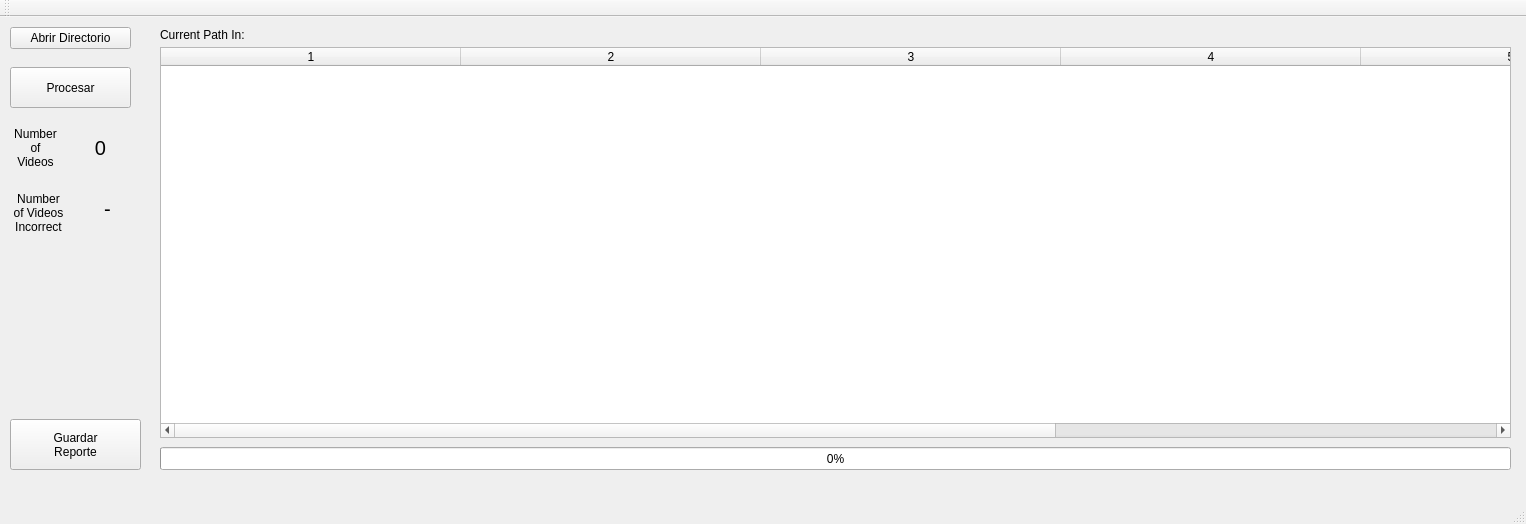
<?xml version="1.0" encoding="UTF-8"?>
<ui version="4.0">
 <class>MainWindow</class>
 <widget class="QMainWindow" name="MainWindow">
  <property name="geometry">
   <rect>
    <x>0</x>
    <y>0</y>
    <width>1526</width>
    <height>524</height>
   </rect>
  </property>
  <property name="windowTitle">
   <string>Video Codec</string>
  </property>
  <widget class="QWidget" name="centralWidget">
   <widget class="QPushButton" name="pushButton">
    <property name="geometry">
     <rect>
      <x>10</x>
      <y>10</y>
      <width>121</width>
      <height>22</height>
     </rect>
    </property>
    <property name="text">
     <string>Abrir Directorio</string>
    </property>
   </widget>
   <widget class="QTableWidget" name="tableWidget">
    <property name="geometry">
     <rect>
      <x>160</x>
      <y>30</y>
      <width>1351</width>
      <height>391</height>
     </rect>
    </property>
    <property name="alternatingRowColors">
     <bool>true</bool>
    </property>
    <property name="sortingEnabled">
     <bool>true</bool>
    </property>
    <property name="columnCount">
     <number>6</number>
    </property>
    <attribute name="horizontalHeaderCascadingSectionResizes">
     <bool>false</bool>
    </attribute>
    <attribute name="horizontalHeaderMinimumSectionSize">
     <number>300</number>
    </attribute>
    <attribute name="horizontalHeaderStretchLastSection">
     <bool>false</bool>
    </attribute>
    <column/>
    <column/>
    <column/>
    <column/>
    <column/>
    <column/>
   </widget>
   <widget class="QLabel" name="labelCurrentPathIn">
    <property name="geometry">
     <rect>
      <x>160</x>
      <y>10</y>
      <width>761</width>
      <height>16</height>
     </rect>
    </property>
    <property name="text">
     <string>Current Path In:</string>
    </property>
   </widget>
   <widget class="QProgressBar" name="progressBar">
    <property name="geometry">
     <rect>
      <x>160</x>
      <y>430</y>
      <width>1351</width>
      <height>23</height>
     </rect>
    </property>
    <property name="value">
     <number>0</number>
    </property>
   </widget>
   <widget class="QPushButton" name="pushButtonProcesar">
    <property name="geometry">
     <rect>
      <x>10</x>
      <y>50</y>
      <width>121</width>
      <height>41</height>
     </rect>
    </property>
    <property name="text">
     <string>Procesar</string>
    </property>
   </widget>
   <widget class="QPushButton" name="pushButton_2">
    <property name="geometry">
     <rect>
      <x>10</x>
      <y>402</y>
      <width>131</width>
      <height>51</height>
     </rect>
    </property>
    <property name="text">
     <string>Guardar
Reporte</string>
    </property>
   </widget>
   <widget class="QLabel" name="labelNumberOfVideos">
    <property name="geometry">
     <rect>
      <x>70</x>
      <y>110</y>
      <width>61</width>
      <height>41</height>
     </rect>
    </property>
    <property name="font">
     <font>
      <pointsize>15</pointsize>
     </font>
    </property>
    <property name="text">
     <string>0</string>
    </property>
    <property name="alignment">
     <set>Qt::AlignCenter</set>
    </property>
   </widget>
   <widget class="QLabel" name="labelNumberOfVideosStr">
    <property name="geometry">
     <rect>
      <x>10</x>
      <y>110</y>
      <width>51</width>
      <height>41</height>
     </rect>
    </property>
    <property name="text">
     <string>Number
of
Videos</string>
    </property>
    <property name="alignment">
     <set>Qt::AlignCenter</set>
    </property>
   </widget>
   <widget class="QLabel" name="labelNumberOfVideosIncorrectStr">
    <property name="geometry">
     <rect>
      <x>9</x>
      <y>170</y>
      <width>59</width>
      <height>51</height>
     </rect>
    </property>
    <property name="text">
     <string>Number
of Videos
Incorrect</string>
    </property>
    <property name="alignment">
     <set>Qt::AlignCenter</set>
    </property>
   </widget>
   <widget class="QLabel" name="labelNumberOfVideosIncorrect">
    <property name="geometry">
     <rect>
      <x>77</x>
      <y>171</y>
      <width>61</width>
      <height>41</height>
     </rect>
    </property>
    <property name="font">
     <font>
      <pointsize>15</pointsize>
     </font>
    </property>
    <property name="text">
     <string>-</string>
    </property>
    <property name="alignment">
     <set>Qt::AlignCenter</set>
    </property>
   </widget>
  </widget>
  <widget class="QMenuBar" name="menuBar">
   <property name="geometry">
    <rect>
     <x>0</x>
     <y>0</y>
     <width>1526</width>
     <height>19</height>
    </rect>
   </property>
  </widget>
  <widget class="QToolBar" name="mainToolBar">
   <attribute name="toolBarArea">
    <enum>TopToolBarArea</enum>
   </attribute>
   <attribute name="toolBarBreak">
    <bool>false</bool>
   </attribute>
  </widget>
  <widget class="QStatusBar" name="statusBar"/>
 </widget>
 <layoutdefault spacing="6" margin="11"/>
 <resources/>
 <connections/>
</ui>
